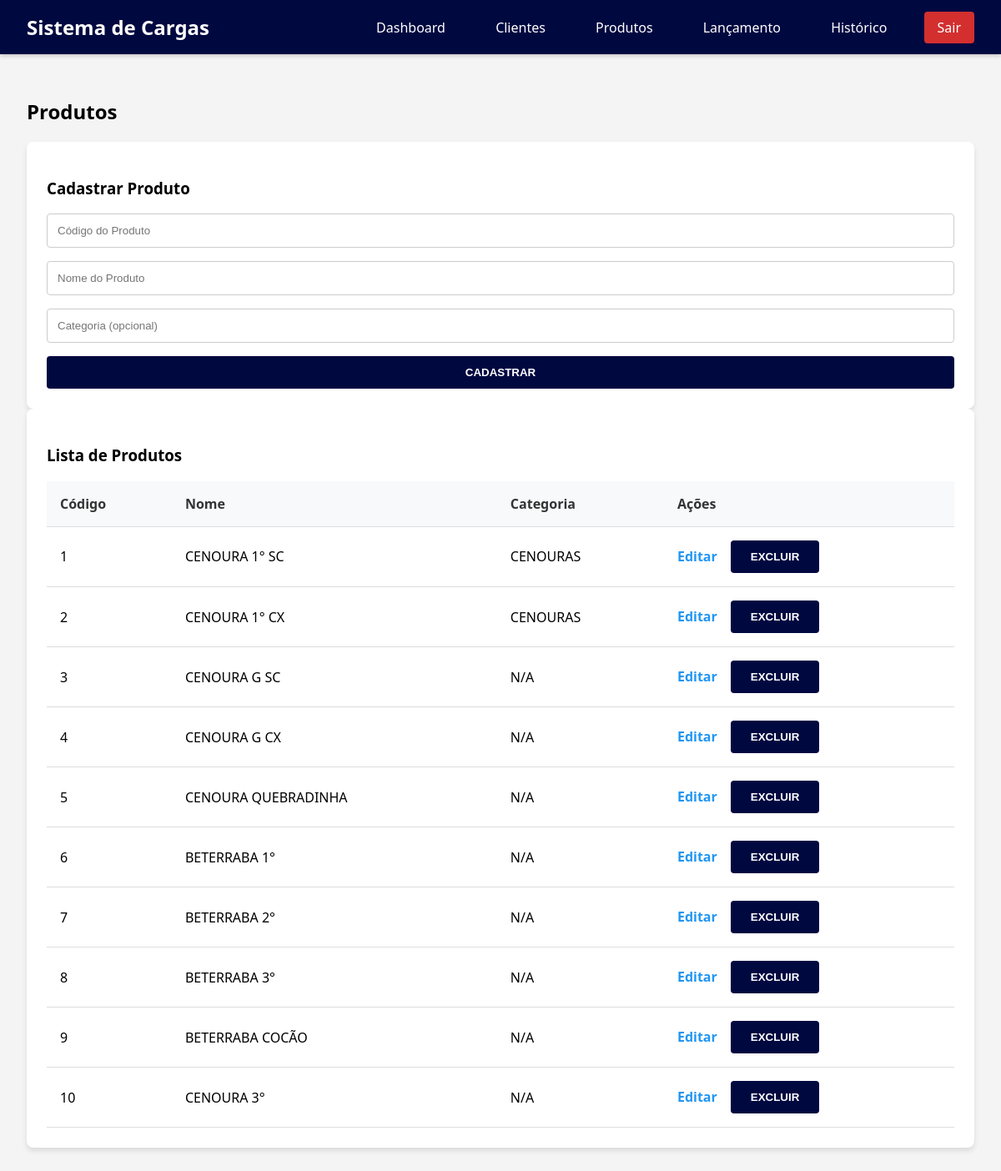
Page /produtos (signed in) on the committed database.
### app.py (models this page shows)
class Produto(db.Model):
    id = db.Column(db.Integer, primary_key=True)
    codigo = db.Column(db.String(50), unique=True, nullable=False)
    nome = db.Column(db.String(100), nullable=False)
    categoria = db.Column(db.String(100), nullable=True)

### app.py (the view, shortened to what this page needs)
@app.route('/produtos', methods=['GET', 'POST'])
def produtos():
    if 'username' not in session:
        return redirect(url_for('login'))
    lista_produtos = Produto.query.all()
    return render_template('produtos.html', produtos=lista_produtos)

### templates/produtos.html (shortened to what this page needs)
{% extends "base.html" %}
{% block content %}
<div class="page-header">
    <h2>Produtos</h2>
    <div class="form-container">
        <h3>Cadastrar Produto</h3>
        <form action="{{ url_for('produtos') }}" method="POST">
            <input type="text" name="codigo" placeholder="Código do Produto" required>
            <input type="text" name="nome" placeholder="Nome do Produto" required>
            <input type="text" name="categoria" placeholder="Categoria (opcional)">
            <button type="submit">Cadastrar</button>
        </form>
    </div>
</div>
<div class="table-container">
    <h3>Lista de Produtos</h3>
    <table>
        <thead>
            <tr>
                <th>Código</th>
                <th>Nome</th>
                <th>Categoria</th>
                <th>Ações</th>
            </tr>
        </thead>
        <tbody>
            {% for produto in produtos %}
            <tr>
                <td>{{ produto.codigo }}</td>
                <td>{{ produto.nome }}</td>
                <td>{{ produto.categoria or 'N/A' }}</td>
                <td class="table-actions">
                    <a href="{{ url_for('editar_produto', id=produto.id) }}" class="btn-link">Editar</a>
                    <form action="{{ url_for('excluir_produto', id=produto.id) }}" method="POST" style="display:inline;" onsubmit="return confirm('Tem certeza que deseja excluir este produto?');">
                        <button type="submit" class="btn-link">Excluir</button>
                    </form>
                </td>
            </tr>
            {% endfor %}
        </tbody>
    </table>
</div>
{% endblock %}

### templates/base.html (shortened to what this page needs)
<!DOCTYPE html>
<html lang="pt-br">
<head>
    <link rel="stylesheet" href="{{ url_for('static', filename='style.css') }}">
</head>
<body>
    <header class="header">
        <a href="{{ url_for('dashboard') }}" class="logo">Sistema de Cargas</a>
        <nav class="nav">
            <a href="{{ url_for('dashboard') }}">Dashboard</a>
            <a href="{{ url_for('clientes') }}">Clientes</a>
            <a href="{{ url_for('produtos') }}">Produtos</a>
            <a href="{{ url_for('lancamentos') }}">Lançamento</a>
            <a href="{{ url_for('historico') }}">Histórico</a>
            <a href="{{ url_for('logout') }}" class="btn-logout">Sair</a>
        </nav>
    </header>
    <main class="container">
        {% block content %}{% endblock %}
    </main>
</body>
</html>

### static/style.css (style rules this page uses)
:root { --primary-color: #000840; --secondary-color: #f4f4f4; --accent-color: #2196F3; --success-color: #4CAF50; --warning-color: #FF9800; --danger-color: #D32F2F; --dark-color: #333; --light-color: #fff; --card-bg: #fff; --border-color: #ddd; }
body { font-family: 'Segoe UI', Arial, sans-serif; margin: 0; padding: 0; background-color: var(--secondary-color); }
.header { background-color: var(--primary-color); color: var(--light-color); padding: 1rem 2rem; display: flex; justify-content: space-between; align-items: center; box-shadow: 0 2px 5px rgba(0,0,0,0.2); }
.header .logo { color: var(--light-color); text-decoration: none; font-weight: 700; font-size: 1.5rem; }
.nav a { color: var(--light-color); text-decoration: none; margin-left: 1.5rem; padding: 0.5rem 1rem; border-radius: 4px; transition: background-color 0.3s; }
.btn-logout { background-color: var(--danger-color); color: var(--light-color); border: none; padding: 0.5rem 1rem; border-radius: 4px; text-decoration: none; transition: background-color 0.3s; }
.container { padding: 2rem; max-width: 1400px; margin: 0 auto; }
.table-container, .form-container { background-color: var(--light-color); padding: 1.5rem; border-radius: 8px; box-shadow: 0 4px 6px rgba(0, 0, 0, 0.1); }
table { width: 100%; border-collapse: collapse; margin-top: 1rem; }
th, td { padding: 1rem; text-align: left; border-bottom: 1px solid var(--border-color); }
th { background-color: #f8f9fa; color: var(--dark-color); font-weight: 600; }
.form-container form { display: flex; flex-direction: column; gap: 1rem; }
input[type="text"], input[type="email"], input[type="number"], input[type="password"], select { width: 100%; padding: 0.75rem; border: 1px solid #ccc; border-radius: 4px; box-sizing: border-box; transition: border-color 0.3s; }
button { padding: 0.75rem 1.5rem; border: none; border-radius: 4px; cursor: pointer; font-weight: 600; text-transform: uppercase; transition: background-color 0.3s; }
button[type="submit"], .btn-primary { background-color: var(--primary-color); color: var(--light-color); }
.btn-link { color: var(--accent-color); text-decoration: none; font-weight: bold; }
.table-actions { display: flex; gap: 1rem; align-items: center; }

### rows in the picture
Produto: codigo "1", nome "CENOURA 1° SC", categoria "CENOURAS"
Produto: codigo "2", nome "CENOURA 1° CX", categoria "CENOURAS"
Produto: codigo "3", nome "CENOURA G SC", categoria "N/A"
Produto: codigo "4", nome "CENOURA G CX", categoria "N/A"
Produto: codigo "5", nome "CENOURA QUEBRADINHA", categoria "N/A"
Produto: codigo "6", nome "BETERRABA 1°", categoria "N/A"
Produto: codigo "7", nome "BETERRABA 2°", categoria "N/A"
Produto: codigo "8", nome "BETERRABA 3°", categoria "N/A"
Produto: codigo "9", nome "BETERRABA COCÃO", categoria "N/A"
Produto: codigo "10", nome "CENOURA 3°", categoria "N/A"
